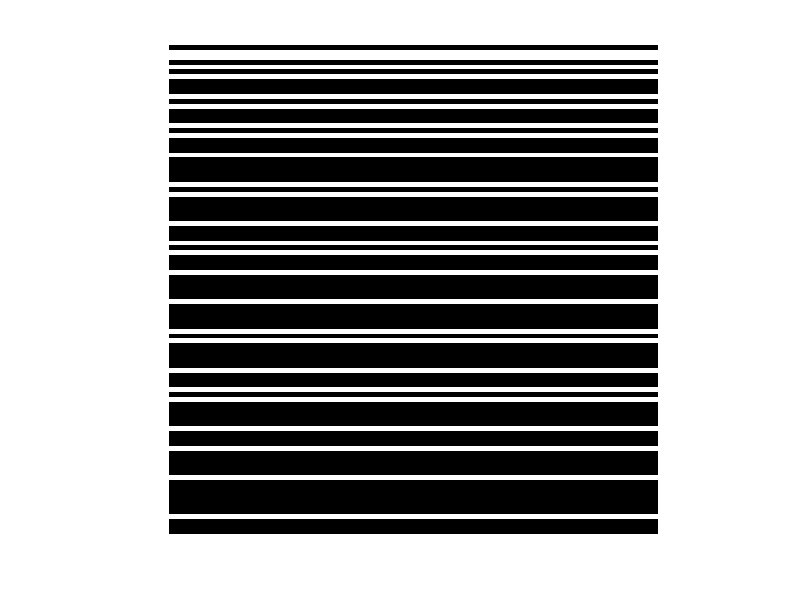

Recreate this plot in MATLAB.
for i=1:100
    for j=1:100
        if isprime(i)==1
            A(i,j)=1;
        else
            A(i,j)=0;
        end
    end
end
imshow(A);